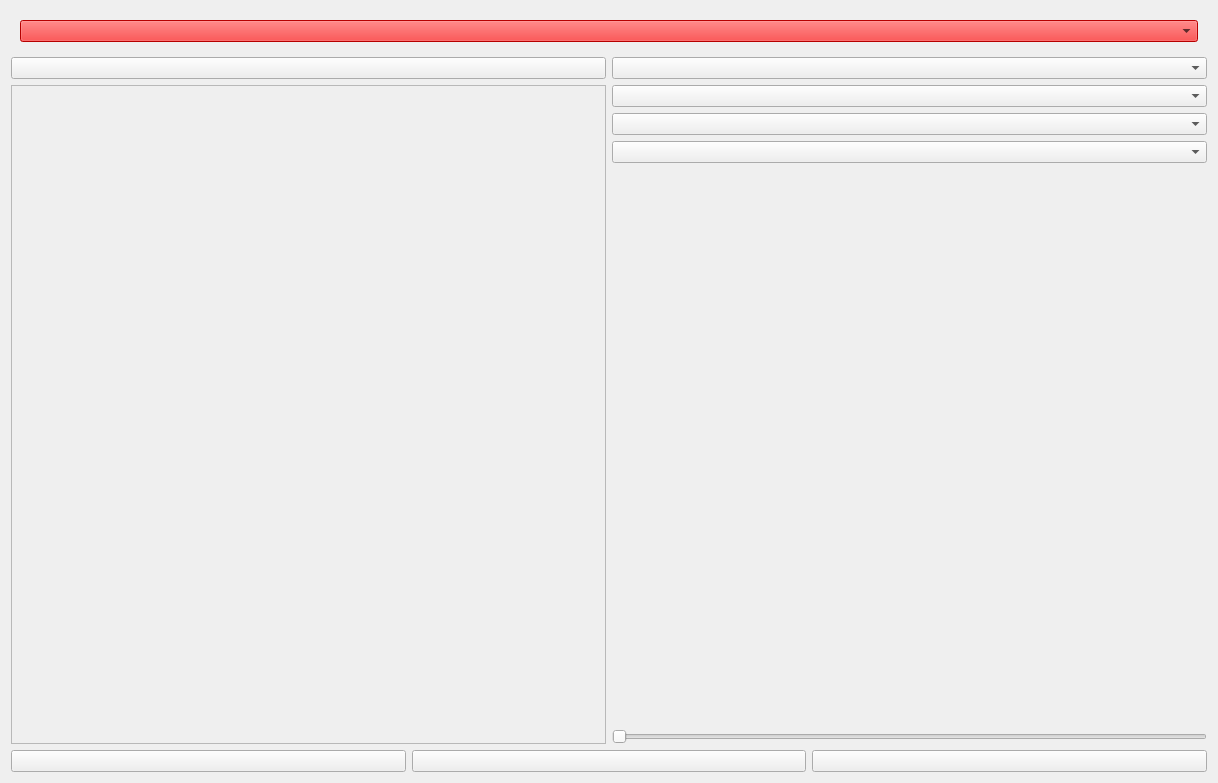
<?xml version="1.0" encoding="UTF-8"?>
<ui version="4.0">
 <class>Form</class>
 <widget class="QWidget" name="Form">
  <property name="geometry">
   <rect>
    <x>0</x>
    <y>0</y>
    <width>1218</width>
    <height>783</height>
   </rect>
  </property>
  <layout class="QVBoxLayout" name="verticalLayout">
   <item>
    <widget class="QFrame" name="bb_frame">
     <layout class="QHBoxLayout" name="layoutFrame">
      <item>
       <widget class="QComboBox" name="bb_dd">
        <property name="styleSheet">
         <string notr="true">background-color: rgb(255, 0, 0);</string>
        </property>
       </widget>
      </item>
     </layout>
    </widget>
   </item>
   <item>
    <layout class="QHBoxLayout" name="layoutMiddle">
     <item>
      <layout class="QVBoxLayout" name="layoutLeft">
       <item>
        <widget class="QPushButton" name="new_button"/>
       </item>
       <item>
        <widget class="QScrollArea" name="replacement_scroll">
         <widget class="QWidget" name="replacement_items">
          <property name="geometry">
           <rect>
            <x>0</x>
            <y>0</y>
            <width>18</width>
            <height>18</height>
           </rect>
          </property>
          <layout class="QVBoxLayout" name="layoutScroll"/>
         </widget>
        </widget>
       </item>
      </layout>
     </item>
     <item>
      <layout class="QVBoxLayout" name="layoutRight">
       <item>
        <widget class="QComboBox" name="Waterlog_dd"/>
       </item>
       <item>
        <widget class="QComboBox" name="Facing_dd"/>
       </item>
       <item>
        <widget class="QComboBox" name="Shape_dd"/>
       </item>
       <item>
        <widget class="QComboBox" name="Half_dd"/>
       </item>
       <item>
        <widget class="QLabel" name="Percent_label"/>
       </item>
       <item>
        <widget class="QSlider" name="sliderPercentage">
         <property name="orientation">
          <enum>Qt::Orientation::Horizontal</enum>
         </property>
        </widget>
       </item>
      </layout>
     </item>
    </layout>
   </item>
   <item>
    <layout class="QHBoxLayout" name="layoutBottom">
     <item>
      <widget class="QPushButton" name="generate_button"/>
     </item>
     <item>
      <widget class="QPushButton" name="load_button"/>
     </item>
     <item>
      <widget class="QPushButton" name="save_button"/>
     </item>
    </layout>
   </item>
  </layout>
 </widget>
 <resources/>
 <connections/>
</ui>
